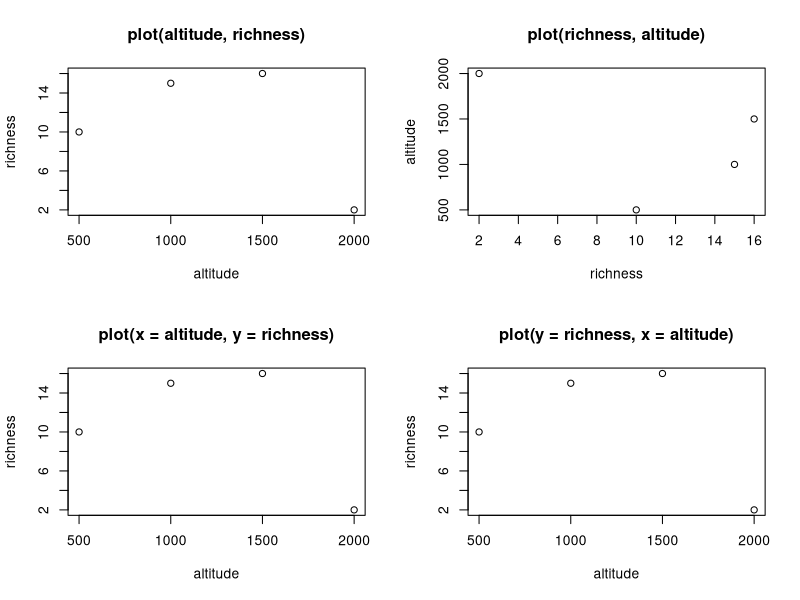
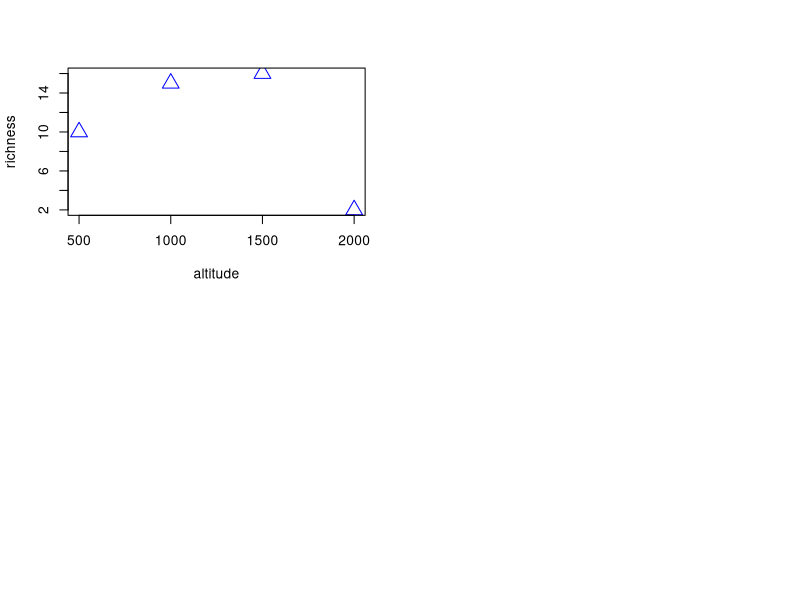

Source code (R) for these figures, in order:
## ---- chunk 1
#| echo: true

# calculate the sinus of 1
sin(1)

# calculate the absolute value
abs(-2)

# calculate the square root of 25
sqrt(25)

# you can also store the result using assignment
result <- sqrt(25) + abs(-2)

## ---- chunk 2
#| echo: true

altitude <- c(500, 1000, 1500, 2000)
richness <- c(10, 15, 16, 2)

par(mfrow = c(2, 2))
plot(altitude, richness, main = "plot(altitude, richness)" )
plot(richness, altitude, main = "plot(richness, altitude)")
plot(x = altitude, y = richness, main = "plot(x = altitude, y = richness)")
plot(y = richness, x = altitude, main = "plot(y = richness, x = altitude)")

## ---- chunk 3
plot(altitude, richness, col = "blue", pch = 2, cex = 2)
